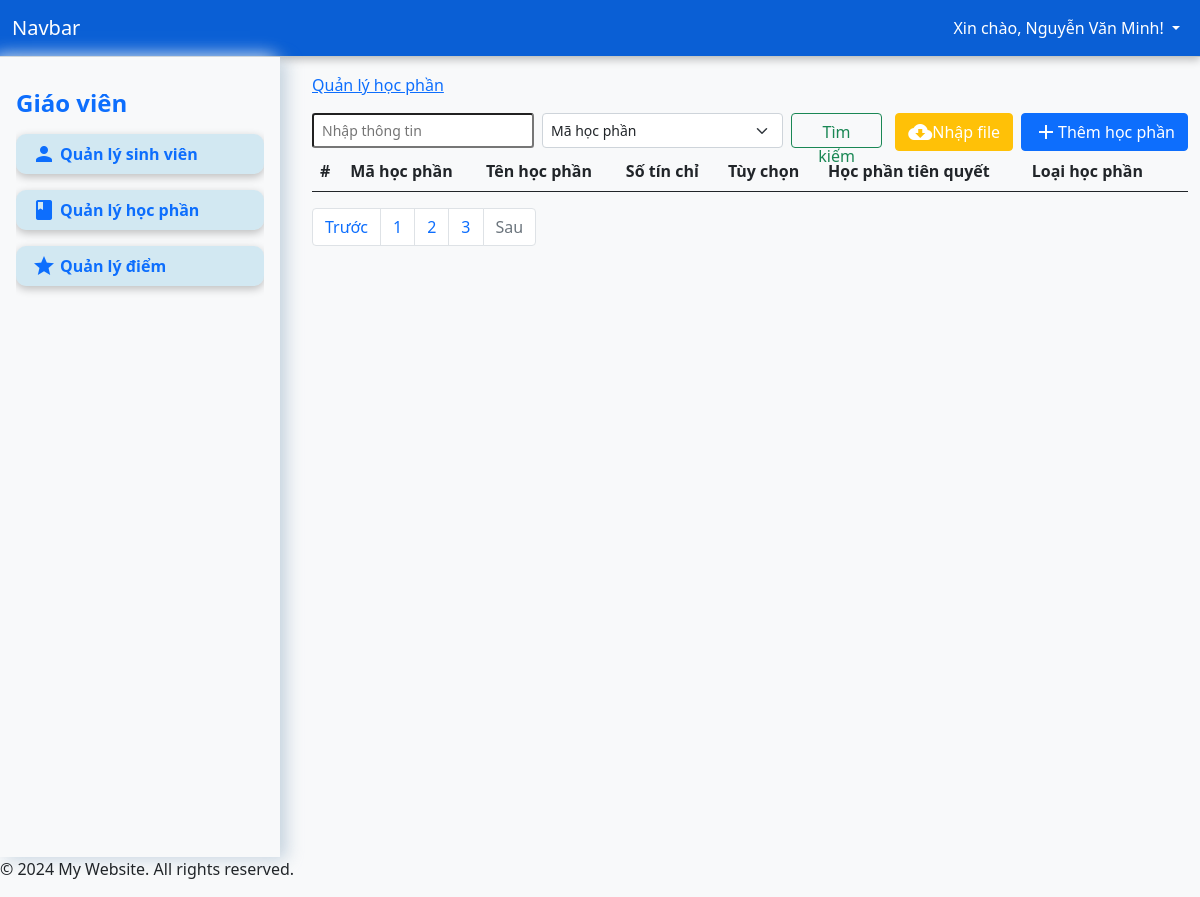
The page /?page=courses&num=7 (signed in) on the database as committed earlier.
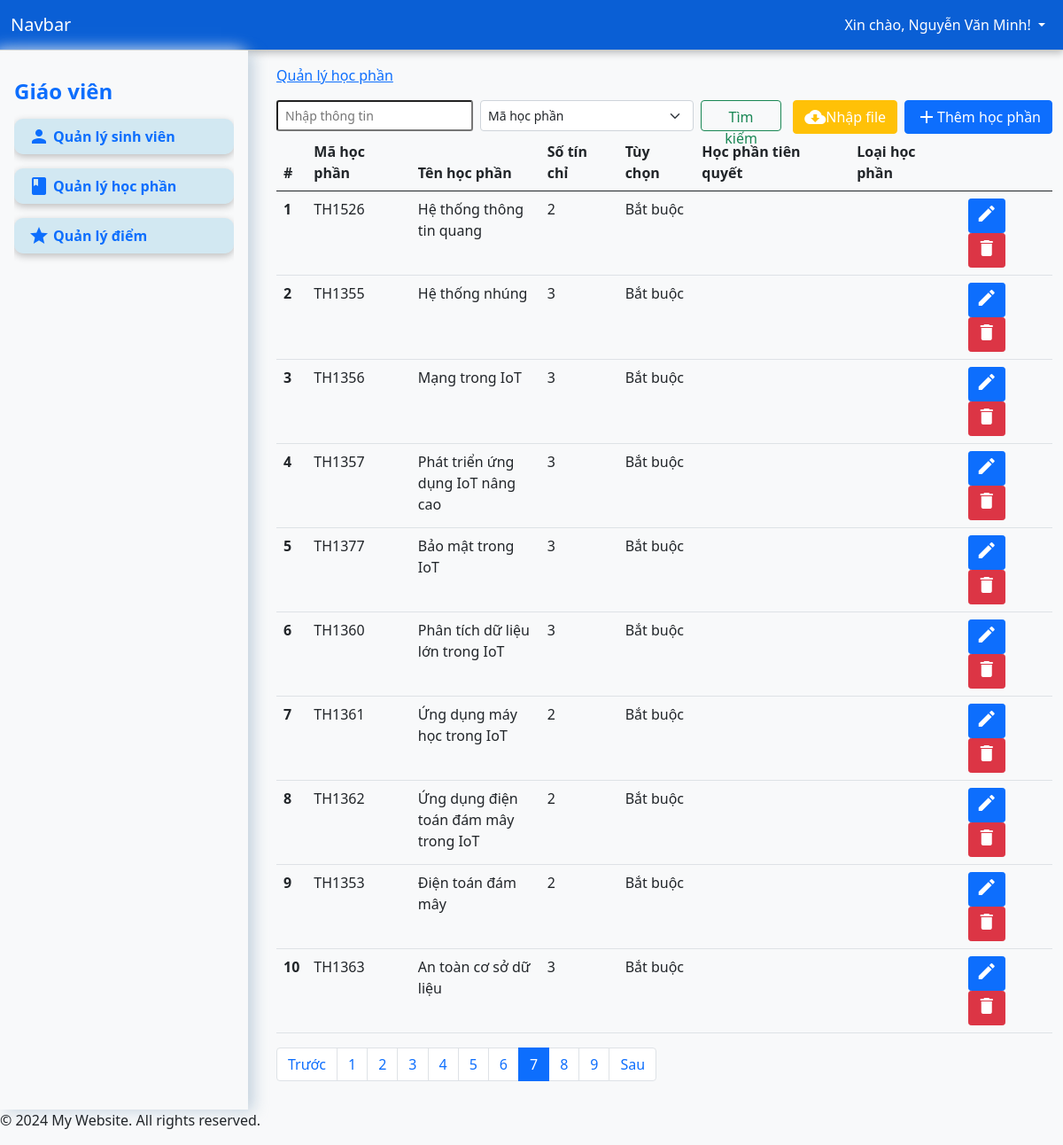
The same page on the database as committed later.
### tables this page shows
CREATE TABLE `courses` (
  `id` int(11) NOT NULL,
  `course_code` varchar(50) NOT NULL,
  `course_name` varchar(255) NOT NULL,
  `credits` int(11) NOT NULL,
  `optional` enum('Bắt buộc','Tự chọn') DEFAULT 'Bắt buộc',
  `accumulation` enum('Tích lũy','Không tích lũy') DEFAULT 'Tích lũy',
  `pre_course` varchar(50) DEFAULT NULL
);

### app/controller/CourseController.php (called while the page is built, shortened)
<?php
class CourseController
{
    private $conn;
    public function __construct($conn)
    {
        $this->conn = $conn;
    }
    public function index($limit, $offset)
    {
        $query = "SELECT c.*, pre_c.course_name AS pre_course_name FROM courses c LEFT JOIN courses pre_c ON c.pre_course = pre_c.course_code" . (($limit !== null && $offset !== null) ? " LIMIT $limit OFFSET $offset" : "");
        $result = mysqli_query($this->conn, $query);
        $courses = mysqli_fetch_all($result, MYSQLI_ASSOC);
        return $courses;
    }
    public function count()
    {
        $query = "SELECT COUNT(*) as total FROM courses";
        $result = mysqli_query($this->conn, $query);
        $row = mysqli_fetch_assoc($result);
        return $row['total'];
    }
}

### app/views/pages/courses.php (the view, shortened to what the changed rows need)
<?php
require_once "app/controller/CourseController.php";
$courseController = new CourseController($conn);
$page = isset($_GET['num']) ? (int)$_GET['num'] : 1;
$page = max($page, 1);
$limit = 10;
$offset = ($page - 1) * $limit;
$search = isset($_POST['search']) ? $_POST['search'] : '';
$search_by = isset($_POST['search_by']) ? $_POST['search_by'] : '';
$all_courses = $courseController->index(null,null);
if ($search && $search_by) {
    $courses = $courseController->search($search, $search_by);
    $total_courses = count($courses);
    $total_pages = 1;
} else {
    $courses = $courseController->index($limit, $offset);
    $total_courses = $courseController->count();
    $total_pages = ceil($total_courses / $limit);
}
?>
<nav aria-label="Page navigation">
    <form class="d-flex float-start" method="post" style="height: 35px;">
        <input class="form-control-sm me-2" name="search" type="search" placeholder="Nhập thông tin" aria-label="Search" required>
        <select class="form-select form-select-sm me-2" name="search_by">
            <option value="course_code" selected>Mã học phần</option>
        </select>
        <button class="btn btn-outline-success" type="submit" style="width:200px;">Tìm kiếm</button>
    </form>
    <button type="button" class="btn btn-primary float-end d-flex align-items-center ms-2" data-bs-toggle="modal" data-bs-target="#addCourseModal"><i class="material-icons">add</i> Thêm học phần</button>
    <button type="button" class="btn btn-warning float-end d-flex align-items-center text-white" data-bs-toggle="modal" data-bs-target="#importFileModal"><i class="material-icons">cloud_download</i> Nhập file</button>
    <table class="table">
        <thead>
            <tr>
                <th scope="col">#</th>
                <th scope="col">Mã học phần</th>
                <th scope="col">Tên học phần</th>
                <th scope="col">Số tín chỉ</th>
                <th scope="col">Tùy chọn</th>
                <th scope="col">Học phần tiên quyết</th>
                <th scope="col">Loại học phần</th>
                <th scope="col"></th>
            </tr>
        </thead>
        <tbody>
            <?php foreach ($courses as $index => $course): ?>
                <tr>
                    <th scope="row"><?php echo $index + 1; ?></th>
                    <td><?php echo htmlspecialchars($course['course_code']); ?></td>
                    <td class="col-2"><?php echo htmlspecialchars($course['course_name']); ?></td>
                    <td><?php echo htmlspecialchars($course['credits']); ?></td>
                    <td><?php echo $course['optional']; ?></td>
                    <td><?php echo htmlspecialchars($course['pre_course_name']); ?></td>
                    <td><?php echo htmlspecialchars($course['accumulation']); ?></td>
                    <td>
                        <button class="btn btn-primary btn-sm" data-bs-toggle="modal" data-bs-target="#editCourseModal"
                            data-id="<?php echo $course['id']; ?>"
                            data-course_code="<?php echo htmlspecialchars($course['course_code']); ?>"
                            data-course_name="<?php echo htmlspecialchars($course['course_name']); ?>"
                            data-credits="<?php echo htmlspecialchars($course['credits']); ?>"
                            data-optional="<?php echo $course['optional']; ?>"
                            data-pre_course="<?php echo htmlspecialchars($course['pre_course']); ?>"
                            data-accumulation="<?php echo htmlspecialchars($course['accumulation']); ?>">
                            <i class="material-icons">edit</i>
                        </button>
                        <form action="app/controller/CourseController.php" method="POST" style="display:inline;">
                            <button type="submit" class="btn btn-danger btn-sm"><i class="material-icons">delete</i></button>
                        </form>
                    </td>
                </tr>
            <?php endforeach; ?>
        </tbody>
    </table>
    <ul class="pagination">
        <li class="page-item <?php if ($page <= 1) echo 'disabled'; ?>">
            <a class="page-link" href="?page=courses&num=<?php echo $page - 1; ?>">Trước</a>
        </li>
        <?php for ($i = 1; $i <= $total_pages; $i++): ?>
            <li class="page-item <?php if ($page == $i) echo 'active'; ?>">
                <a class="page-link" href="?page=courses&num=<?php echo $i; ?>"><?php echo $i; ?></a>
            </li>
        <?php endfor; ?>
        <li class="page-item <?php if ($page >= $total_pages) echo 'disabled'; ?>">
            <a class="page-link" href="?page=courses&num=<?php echo $page + 1; ?>">Sau</a>
        </li>
    </ul>
</nav>

Rows that differ between the two databases and show on the page:
added courses: course_code "TH1526", course_name "Hệ thống thông tin quang", credits "2", optional "Bắt buộc"
added courses: course_code "TH1355", course_name "Hệ thống nhúng", credits "3", optional "Bắt buộc"
added courses: course_code "TH1356", course_name "Mạng trong IoT", credits "3", optional "Bắt buộc"
added courses: course_code "TH1357", course_name "Phát triển ứng dụng IoT nâng cao", credits "3", optional "Bắt buộc"
added courses: course_code "TH1377", course_name "Bảo mật trong IoT", credits "3", optional "Bắt buộc"
added courses: course_code "TH1360", course_name "Phân tích dữ liệu lớn trong IoT", credits "3", optional "Bắt buộc"
added courses: course_code "TH1361", course_name "Ứng dụng máy học trong IoT", credits "2", optional "Bắt buộc"
added courses: course_code "TH1362", course_name "Ứng dụng điện toán đám mây trong IoT", credits "2", optional "Bắt buộc"
added courses: course_code "TH1353", course_name "Điện toán đám mây", credits "2", optional "Bắt buộc"
added courses: course_code "TH1363", course_name "An toàn cơ sở dữ liệu", credits "3", optional "Bắt buộc"
Other text that changed with them:
new list line: "4"
new list line: "5"
new list line: "6"
new list line: "7"
new list line: "8"
new list line: "9"
